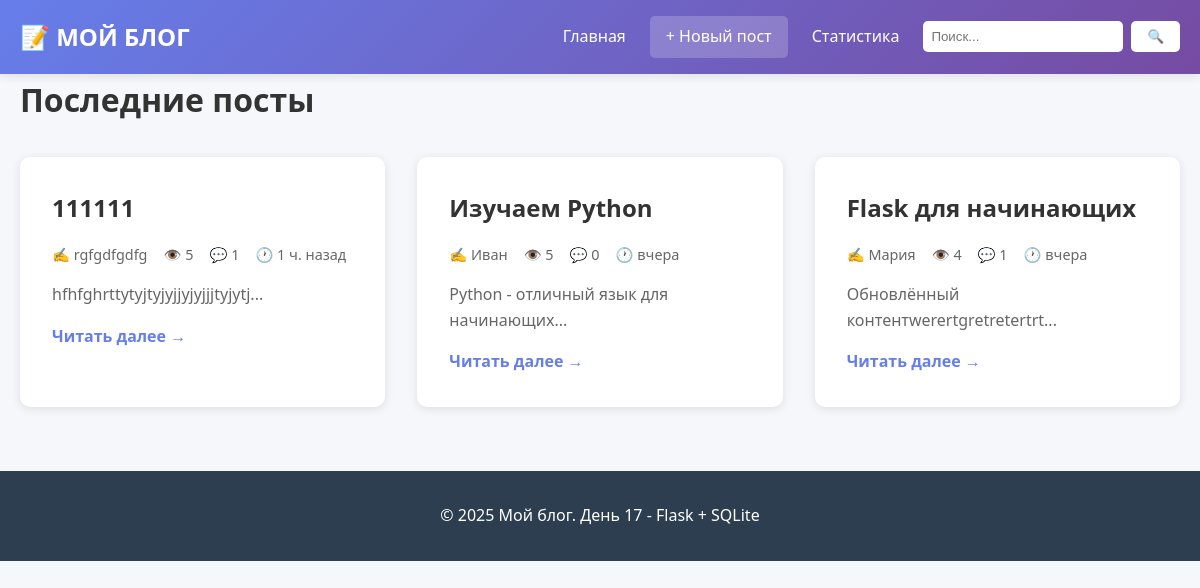
The page / on the database its author committed.
### tables this page shows
CREATE TABLE posts (
            id INTEGER PRIMARY KEY AUTOINCREMENT,
            title TEXT NOT NULL,
            content TEXT NOT NULL,
            author TEXT NOT NULL,
            views INTEGER DEFAULT 0,
            created_at TIMESTAMP DEFAULT CURRENT_TIMESTAMP
        );

### app.py (the view)
@app.route('/')
def index():
    posts = db.get_all_posts()
    for post in posts:
        post['comment_count'] = db.get_comment_count(post['id'])
    return render_template('index.html', posts=posts)

### app.py (called while the page is built)
@app.template_filter('timeago')
def timeago_filter(timestamp):
    from datetime import datetime
    if isinstance(timestamp, str):
        try:
            dt = datetime.fromisoformat(timestamp.replace('Z', '+00:00'))
        except:
            return timestamp
    else:
        dt = timestamp
    now = datetime.now()
    diff = now - dt
    seconds = diff.total_seconds()
    if seconds < 60:
        return 'только что'
    elif seconds < 3600:
        minutes = int(seconds / 60)
        return f'{minutes} мин. назад'
    elif seconds < 86400:
        hours = int(seconds / 3600)
        return f'{hours} ч. назад'
    else:
        days = int(seconds / 86400)
        if days == 1:
            return 'вчера'
        elif days < 30:
            return f'{days} дн. назад'
        else:
            return dt.strftime('%d.%m.%Y')

### database.py (called while the page is built)
def dict_factory(cursor, row):
    d = {}
    for idx, col in enumerate(cursor.description):
        d[col[0]] = row[idx]
    return d

def get_all_posts():
    with sqlite3.connect(DATABASE) as conn:
        conn.row_factory = dict_factory
        cursor = conn.cursor()
        cursor.execute("""
        SELECT * FROM posts
        ORDER BY created_at DESC
        """)
        return cursor.fetchall()

def get_comment_count(post_id):
    with sqlite3.connect(DATABASE) as conn:
        cursor = conn.cursor()
        cursor.execute("""
        SELECT COUNT(*) FROM comments WHERE post_id = ?
        """, (post_id,))
        return cursor.fetchone()[0]

### templates/index.html (shortened to what this page needs)
{% extends "base.html" %}
{% block content %}
    <h1>Последние посты</h1>
    {% if posts %}
        <div class="posts-grid">
            {% for post in posts %}
                <article class="post-card">
                    <h2>
                        <a href="{{ url_for('view_post', post_id=post.id) }}">
                            {{ post.title }}
                        </a>
                    </h2>
                    <div class="post-meta">
                        <span>✍️ {{ post.author }}</span>
                        <span>👁️ {{ post.views }}</span>
                        <span>💬 {{ post.comment_count }}</span>
                        <span>🕐 {{ post.created_at | timeago }}</span>
                    </div>
                    <p class="post-excerpt">
                        {{ post.content[:150] }}...
                    </p>
                    <a href="{{ url_for('view_post', post_id=post.id) }}" class="btn-read">
                        Читать далее →
                    </a>
                </article>
            {% endfor %}
        </div>
    {% endif %}
{% endblock %}

### templates/base.html (shortened to what this page needs)
<!DOCTYPE html>
<html lang="ru">
<head>
    <link rel="stylesheet" href="{{ url_for('static', filename='css/blog.css') }}">
</head>
<body>
    <nav class="navbar">
        <div class="container">
            <a href="{{ url_for('index') }}" class="logo">📝 МОЙ БЛОГ</a>
            <div class="nav-links">
                <a href="{{ url_for('index') }}">Главная</a>
                <a href="{{ url_for('new_post') }}" class="btn-new">+ Новый пост</a>
                <a href="{{ url_for('stats') }}">Статистика</a>
                <form action="{{ url_for('search') }}" method="GET" class="search-form">
                    <input type="text" name="q" placeholder="Поиск..." required>
                    <button type="submit">🔍</button>
                </form>
            </div>
        </div>
    </nav>
    <main class="container">
        {% block content %}{% endblock %}
    </main>
    <footer class="footer">
        <p>&copy; 2025 Мой блог. День 17 - Flask + SQLite</p>
    </footer>
</body>
</html>

### static/css/blog.css (style rules this page uses)
* { margin: 0; padding: 0; box-sizing: border-box; }
body { font-family: 'Segoe UI', Tahoma, Geneva, Verdana, sans-serif; line-height: 1.6; color: #333; background-color: #f5f7fa; }
.container { max-width: 1200px; margin: 0 auto; padding: 0 20px; }
.navbar { background: linear-gradient(135deg, #667eea 0%, #764ba2 100%); color: white; padding: 1rem 0; box-shadow: 0 2px 10px rgba(0,0,0,0.1); position: sticky; top: 0; z-index: 100; }
.navbar .container { display: flex; justify-content: space-between; align-items: center; }
.logo { font-size: 1.5rem; font-weight: bold; color: white; text-decoration: none; }
.nav-links { display: flex; align-items: center; gap: 1.5rem; }
.nav-links a { color: white; text-decoration: none; transition: opacity 0.3s; }
.btn-new { background: rgba(255,255,255,0.2); padding: 0.5rem 1rem; border-radius: 5px; }
.search-form { display: flex; gap: 0.5rem; }
.search-form input { padding: 0.5rem; border: none; border-radius: 5px; width: 200px; }
.search-form button { background: white; color: #667eea; border: none; padding: 0.5rem 1rem; border-radius: 5px; cursor: pointer; }
.posts-grid { display: grid; grid-template-columns: repeat(auto-fill, minmax(350px, 1fr)); gap: 2rem; margin: 2rem 0; }
.post-card { background: white; padding: 2rem; border-radius: 10px; box-shadow: 0 2px 10px rgba(0,0,0,0.1); transition: transform 0.3s, box-shadow 0.3s; }
.post-card h2 { margin-bottom: 1rem; }
.post-card h2 a { color: #333; text-decoration: none; }
.post-meta { display: flex; gap: 1rem; font-size: 0.9rem; color: #666; margin-bottom: 1rem; }
.post-excerpt { color: #666; margin-bottom: 1rem; }
.btn-read { color: #667eea; text-decoration: none; font-weight: 600; }
.footer { background: #2c3e50; color: white; text-align: center; padding: 2rem; margin-top: 4rem; }

### rows shown on the page
posts: title "111111", author "rgfgdfgdfg", views "5", comment_count "1", created_at "1 ч. назад", content "hfhfghrttytyjtyjyjjyjyjjjtyjytj"
posts: title "Изучаем Python", author "Иван", views "5", comment_count "0", created_at "вчера", content "Python - отличный язык для начинающих"
posts: title "Flask для начинающих", author "Мария", views "4", comment_count "1", created_at "вчера", content "Обновлённый контентwerertgretretertrt"
